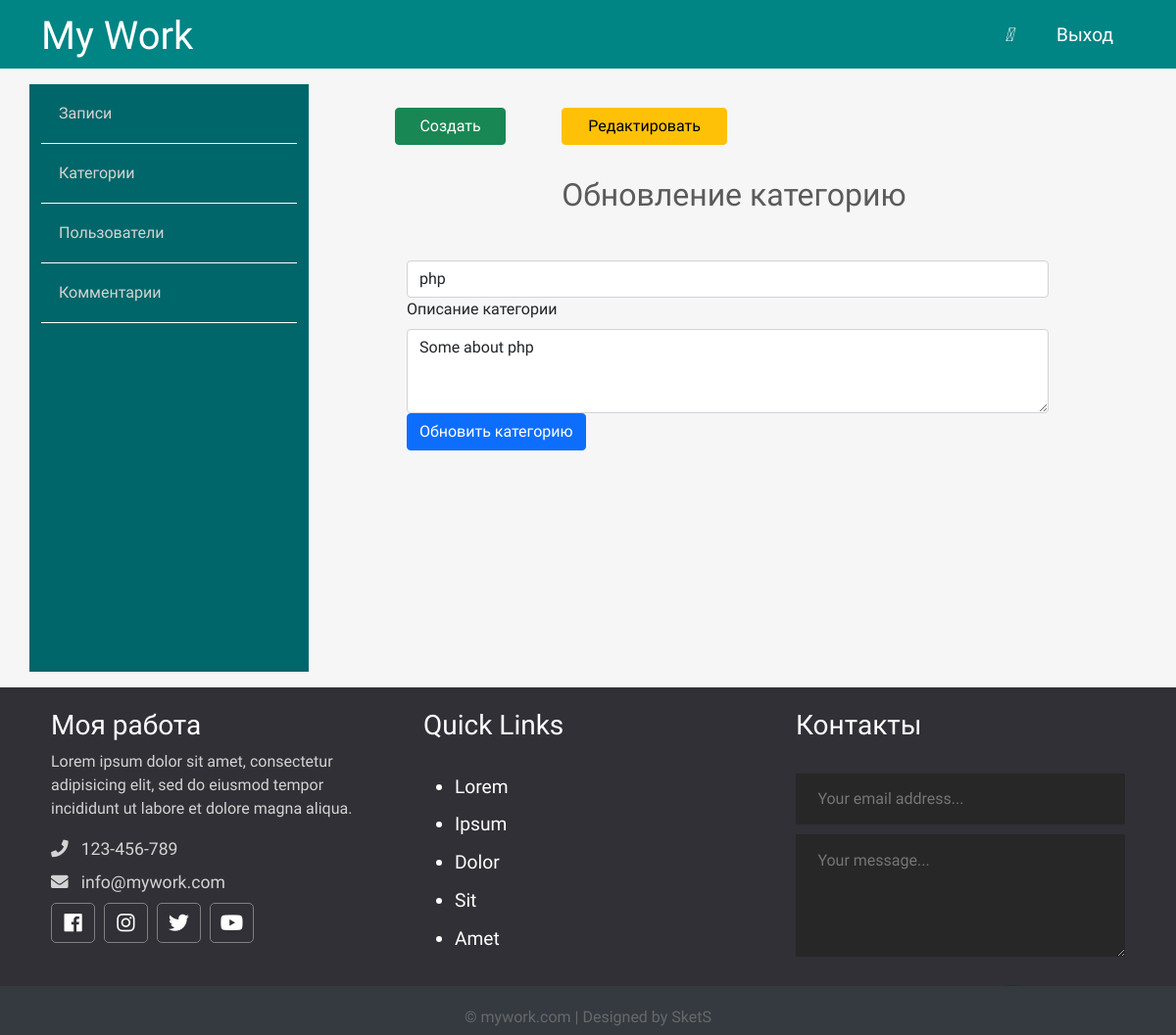
/admin/topics/edit.php?id=15, run on an earlier commit of the app's database.
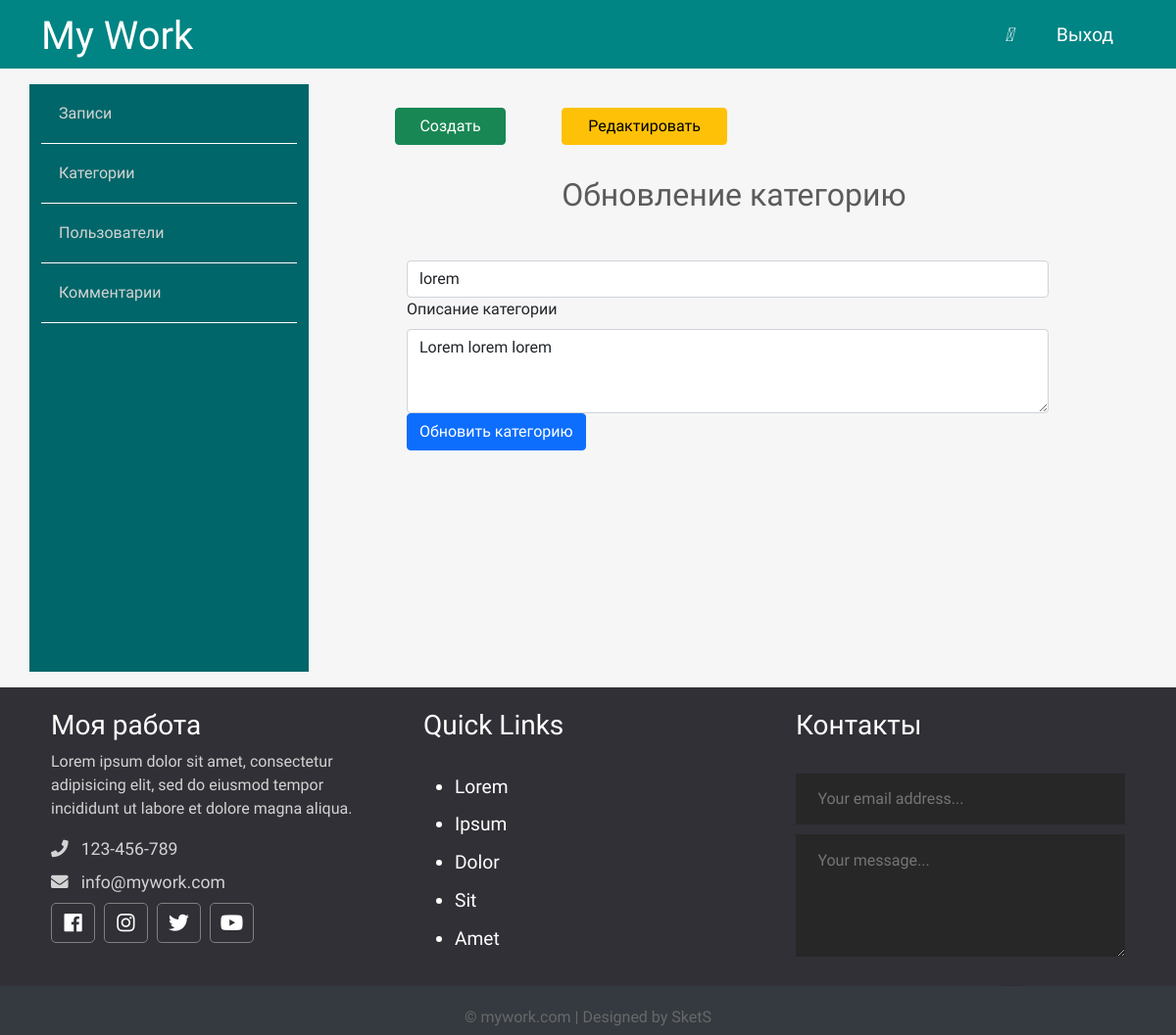
And on a later commit of the database.
### tables this page shows
CREATE TABLE `topics` (
  `id` int(12) NOT NULL,
  `name` varchar(121) NOT NULL,
  `description` text NOT NULL
);

### app/controllers/topics.php (called while the page is built, shortened)
<?php
include SITE_ROOT . "/app/database/db.php";
if($_SERVER['REQUEST_METHOD'] === 'GET' && isset($_GET['id'])){
    $id = $_GET['id'];
    $topic = selectOne('topics', ['id' => $id]);
    $name = $topic['name'];
    $description = $topic['description'];
}

### app/database/db.php (called while the page is built, shortened)
<?php
require 'connect.php';
function dbCheckError($query){
    $errInfo = $query->errorInfo();
    return true;
}
function selectOne($table, $params = []){
    global $pdo;
    $sql = "SELECT * FROM $table";
    if(!empty($params)){
        $i = 0;
        foreach ($params as $key => $value){
            if ($i === 0){
                $sql = $sql . " WHERE $key=$value";
            }else{
                $sql = $sql . " AND $key=$value";
            }
            $i++;
        }
    }
    $query = $pdo->prepare($sql);
    $query->execute();
    return $query->fetch();
}

### admin/topics/edit.php (the view, shortened to what this page needs)
<?php session_start();
    include "../../app/controllers/topics.php";
?>
<!doctype html>
<html lang="en">
<head>
    <link href="https://cdn.jsdelivr.net/npm/bootstrap@5.0.0-beta2/dist/css/bootstrap.min.css" rel="stylesheet">
    <link rel="stylesheet" href="https://use.fontawesome.com/releases/v5.7.2/css/all.css"
>
    <link rel="stylesheet" href="../../assets/css/admin.css">
</head>
<body>
<?php include("../../app/include/header-admin.php"); ?>
<div class="container">
    <?php include "../../app/include/sidebar-admin.php"; ?>
    <div class="posts col-9">
        <div class="button row">
            <a href="<?php echo BASE_URL . "admin/topics/create.php";?>" class="col-2 btn btn-success">Создать</a>
            <span class="col-1"></span>
            <a href="<?php echo BASE_URL . "admin/topics/index.php";?>" class="col-3 btn btn-warning">Редактировать</a>
        </div>
        <div class="row title-table">
            <h2>Обновление категорию</h2>
        </div>
        <div class="row add-post">
            <div class="mb-12 col-12 col-md-12 err">
            </div>
            <form action="edit.php" method="post">
                <div class="col">
                    <input name="name" value="<?=$name;?>" type="text" class="form-control" placeholder="Имя категории" aria-label="Имя категории">
                </div>
                <div class="col">
                    <label for="content" class="form-label">Описание категории</label>
                    <textarea name="description" class="form-control" id="content" rows="3"><?=$description;?></textarea>
                </div>
                <div class="col">
                    <button name="topic-edit" class="btn btn-primary" type="submit">Обновить категорию</button>
                </div>
            </form>
        </div>
    </div>
</div>
</div>
<?php include("../../app/include/footer.php"); ?>
</body>
</html>

What changed in the data, as far as the page shows it:
changed topics: name "php" → "lorem"; description "Some about php" → "Lorem lorem lorem"
